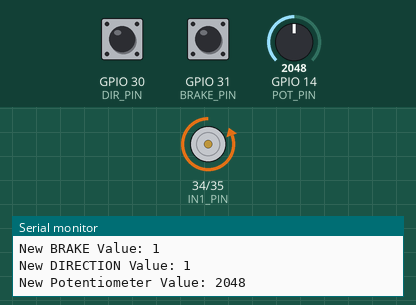
Bench run of a sketch on a simulated ESP32. Parts: motor-driver pin pairs drawn as motors (green arrow = first pin HIGH = forward, orange = second pin HIGH = backward, longer = more drive, scaled by the enable pin), the last lines printed to the serial monitor. The inputs (shaded band) are chosen by the test bench; at power-on: GPIO 14 (POT_PIN) = 2048, GPIO 30 (DIR_PIN) HIGH, GPIO 31 (BRAKE_PIN) HIGH.

Above: at 1.2 s.
1.3 s: GPIO 14 (POT_PIN) set to 491
At 2.5 s:
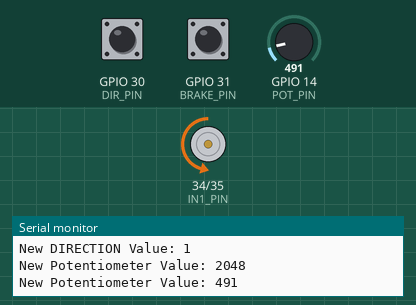
2.8 s: GPIO 30 (DIR_PIN) pulled LOW for 0.15 s
At 2.88 s:
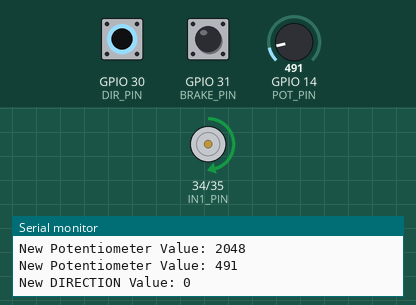
4.4 s: GPIO 31 (BRAKE_PIN) pulled LOW for 0.15 s
At 4.47 s:
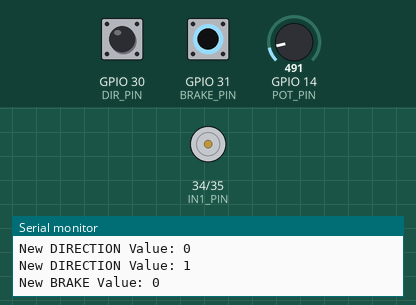
6.0 s: GPIO 14 (POT_PIN) set to 0
At 7.2 s:
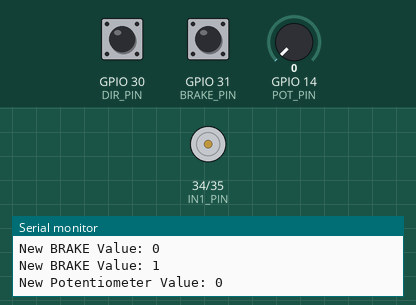
7.5 s: GPIO 30 (DIR_PIN) pulled LOW for 1 s
10.0 s: GPIO 14 (POT_PIN) set to 1228
At 11.4 s:
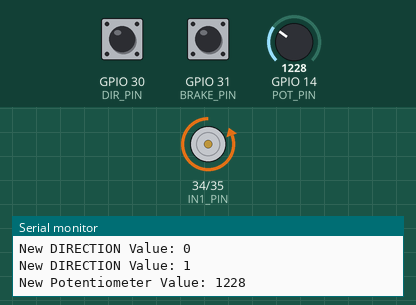
Timing chart, 0 to 12.5 s (numbered marks = the images above; inputs shaded):
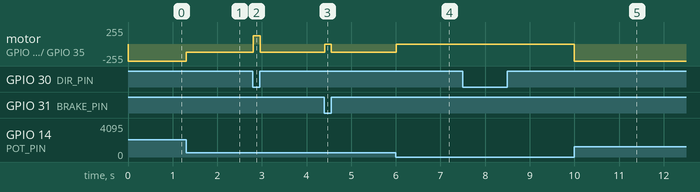

Measured:
- after the input at 1.3 s, motor on GPIO 34 (IN1_PIN) / GPIO 35 (IN2_PIN): backward 255/255 → backward 122/255 at once
- after the input at 2.8 s, motor on GPIO 34 (IN1_PIN) / GPIO 35 (IN2_PIN): backward 122/255 → forward 122/255 at once, → backward 122/255 0.15 s later
- after the input at 4.4 s, motor on GPIO 34 (IN1_PIN) / GPIO 35 (IN2_PIN): backward 122/255 → stopped at once, → backward 122/255 0.15 s later
- after the input at 6.0 s, motor on GPIO 34 (IN1_PIN) / GPIO 35 (IN2_PIN): backward 122/255 → stopped at once
- after the input at 10.0 s, motor on GPIO 34 (IN1_PIN) / GPIO 35 (IN2_PIN): stopped → backward 255/255 at once

The sketch:

L298.ino
```cpp
#define POT_PIN 14
#define DIR_PIN 30
#define BRAKE_PIN 31
#define EN_PIN 33
#define IN1_PIN 34
#define IN2_PIN 35

int16_t pot_save;
int16_t dir_save;
int16_t brake_save;

void setup() {
  // put your setup code here, to run once:
  Serial.begin(115200);
  Serial.printf("Starting Setup ...\n");

  pinMode(POT_PIN, INPUT);
  pinMode(DIR_PIN, INPUT_PULLUP);
  pinMode(BRAKE_PIN, INPUT_PULLUP);
  pinMode(EN_PIN, OUTPUT);
  pinMode(IN1_PIN, OUTPUT);
  pinMode(IN2_PIN, OUTPUT);
}

void loop() {
  // put your main code here, to run repeatedly:
  int16_t brake = digitalRead(BRAKE_PIN);
  if (brake != brake_save) {
    Serial.printf("New BRAKE Value: %i \n", brake);
    brake_save = brake;
  }

  int16_t dir = digitalRead(DIR_PIN);
  if (dir != dir_save) {
    Serial.printf("New DIRECTION Value: %i \n", dir);
    dir_save = dir;
  }

  int16_t pot = analogRead(POT_PIN);
  if ((pot < (pot_save - 2)) || (pot > (pot_save + 2))) {
    Serial.printf("New Potentiometer Value: %i \n", pot);
    pot_save = pot;
  }

  if (brake == 1) {
    if (dir == 0) {
      digitalWrite(IN1_PIN, 1);
      digitalWrite(IN2_PIN, 0);
      analogWrite(EN_PIN, pot / 4);
    } else {
      digitalWrite(IN1_PIN, 0);
      digitalWrite(IN2_PIN, 1);
      analogWrite(EN_PIN, pot / 4);
    }
  } else {
    digitalWrite(IN1_PIN, 0);
    digitalWrite(IN2_PIN, 0);
    digitalWrite(EN_PIN, 1);
  }

  delay(10);
}
```
